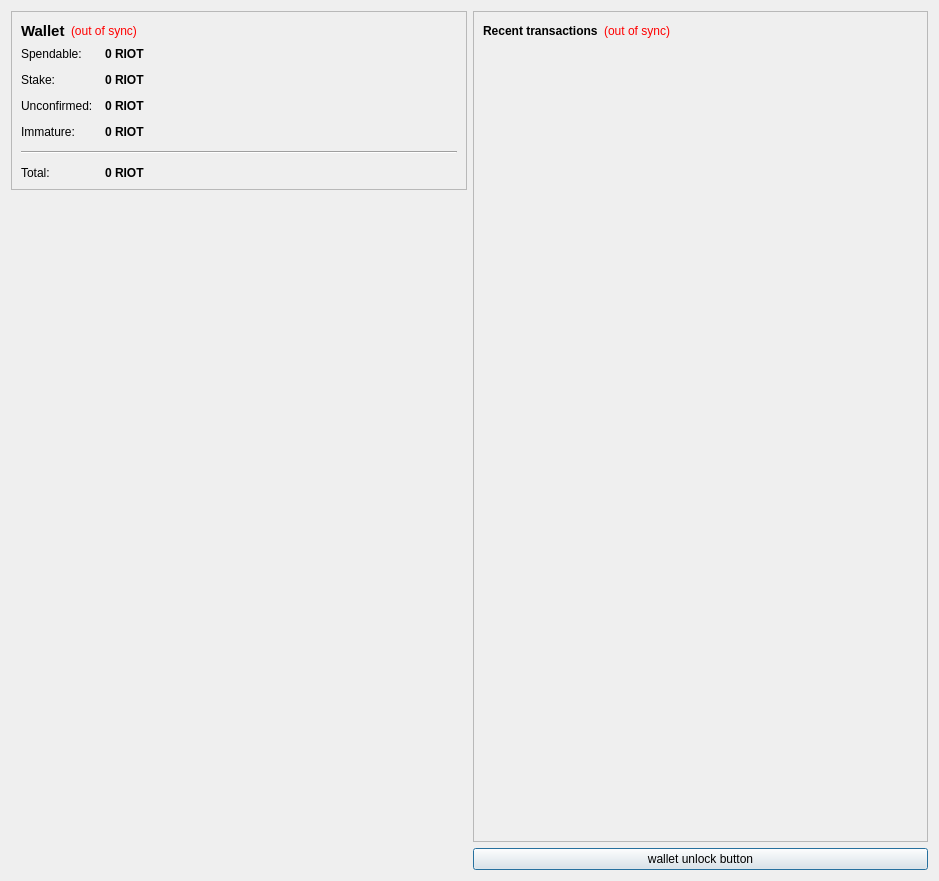
<?xml version="1.0" encoding="UTF-8"?>
<ui version="4.0">
 <class>OverviewPage</class>
 <widget class="QWidget" name="OverviewPage">
  <property name="geometry">
   <rect>
    <x>0</x>
    <y>0</y>
    <width>939</width>
    <height>881</height>
   </rect>
  </property>
  <property name="windowTitle">
   <string>Form</string>
  </property>
  <layout class="QHBoxLayout" name="horizontalLayout" stretch="0,0">
   <item>
    <layout class="QVBoxLayout" name="verticalLayout_2">
     <item>
      <widget class="QFrame" name="frame">
       <property name="frameShape">
        <enum>QFrame::StyledPanel</enum>
       </property>
       <property name="frameShadow">
        <enum>QFrame::Raised</enum>
       </property>
       <layout class="QVBoxLayout" name="verticalLayout_4">
        <item>
         <layout class="QHBoxLayout" name="horizontalLayout_4">
          <item>
           <widget class="QLabel" name="label_5">
            <property name="font">
             <font>
              <pointsize>11</pointsize>
              <weight>75</weight>
              <bold>true</bold>
             </font>
            </property>
            <property name="text">
             <string>Wallet</string>
            </property>
           </widget>
          </item>
          <item>
           <widget class="QLabel" name="labelWalletStatus">
            <property name="toolTip">
             <string>The displayed information may be out of date. Your wallet automatically synchronizes with the riotcoin network after a connection is established, but this process has not completed yet.</string>
            </property>
            <property name="styleSheet">
             <string notr="true">QLabel { color: red; }</string>
            </property>
            <property name="text">
             <string notr="true">(out of sync)</string>
            </property>
            <property name="alignment">
             <set>Qt::AlignLeading|Qt::AlignLeft|Qt::AlignVCenter</set>
            </property>
           </widget>
          </item>
          <item>
           <spacer name="horizontalSpacer_2">
            <property name="orientation">
             <enum>Qt::Horizontal</enum>
            </property>
            <property name="sizeHint" stdset="0">
             <size>
              <width>40</width>
              <height>20</height>
             </size>
            </property>
           </spacer>
          </item>
         </layout>
        </item>
        <item>
         <layout class="QFormLayout" name="formLayout_2">
          <property name="fieldGrowthPolicy">
           <enum>QFormLayout::AllNonFixedFieldsGrow</enum>
          </property>
          <property name="horizontalSpacing">
           <number>12</number>
          </property>
          <property name="verticalSpacing">
           <number>12</number>
          </property>
          <item row="0" column="0">
           <widget class="QLabel" name="label">
            <property name="text">
             <string>Spendable:</string>
            </property>
           </widget>
          </item>
          <item row="0" column="1">
           <widget class="QLabel" name="labelBalance">
            <property name="font">
             <font>
              <weight>75</weight>
              <bold>true</bold>
             </font>
            </property>
            <property name="cursor">
             <cursorShape>IBeamCursor</cursorShape>
            </property>
            <property name="toolTip">
             <string>Your current spendable balance</string>
            </property>
            <property name="text">
             <string notr="true">0 RIOT</string>
            </property>
            <property name="textInteractionFlags">
             <set>Qt::LinksAccessibleByMouse|Qt::TextSelectableByKeyboard|Qt::TextSelectableByMouse</set>
            </property>
           </widget>
          </item>
          <item row="1" column="0">
           <widget class="QLabel" name="label_6">
            <property name="text">
             <string>Stake:</string>
            </property>
           </widget>
          </item>
          <item row="1" column="1">
           <widget class="QLabel" name="labelStake">
            <property name="font">
             <font>
              <weight>75</weight>
              <bold>true</bold>
             </font>
            </property>
            <property name="cursor">
             <cursorShape>IBeamCursor</cursorShape>
            </property>
            <property name="toolTip">
             <string>Total of coins that was staked, and do not yet count toward the current balance</string>
            </property>
            <property name="text">
             <string notr="true">0 RIOT</string>
            </property>
            <property name="textInteractionFlags">
             <set>Qt::LinksAccessibleByMouse|Qt::TextSelectableByKeyboard|Qt::TextSelectableByMouse</set>
            </property>
           </widget>
          </item>
          <item row="2" column="0">
           <widget class="QLabel" name="label_3">
            <property name="text">
             <string>Unconfirmed:</string>
            </property>
           </widget>
          </item>
          <item row="2" column="1">
           <widget class="QLabel" name="labelUnconfirmed">
            <property name="font">
             <font>
              <weight>75</weight>
              <bold>true</bold>
             </font>
            </property>
            <property name="cursor">
             <cursorShape>IBeamCursor</cursorShape>
            </property>
            <property name="toolTip">
             <string>Total of transactions that have yet to be confirmed, and do not yet count toward the current balance</string>
            </property>
            <property name="text">
             <string notr="true">0 RIOT</string>
            </property>
            <property name="textInteractionFlags">
             <set>Qt::LinksAccessibleByMouse|Qt::TextSelectableByKeyboard|Qt::TextSelectableByMouse</set>
            </property>
           </widget>
          </item>
          <item row="3" column="0">
           <widget class="QLabel" name="labelImmatureText">
            <property name="text">
             <string>Immature:</string>
            </property>
           </widget>
          </item>
          <item row="3" column="1">
           <widget class="QLabel" name="labelImmature">
            <property name="font">
             <font>
              <weight>75</weight>
              <bold>true</bold>
             </font>
            </property>
            <property name="toolTip">
             <string>Mined balance that has not yet matured</string>
            </property>
            <property name="text">
             <string notr="true">0 RIOT</string>
            </property>
            <property name="textInteractionFlags">
             <set>Qt::LinksAccessibleByMouse|Qt::TextSelectableByKeyboard|Qt::TextSelectableByMouse</set>
            </property>
           </widget>
          </item>
          <item row="4" column="0" colspan="2">
           <widget class="Line" name="line">
            <property name="orientation">
             <enum>Qt::Horizontal</enum>
            </property>
           </widget>
          </item>
          <item row="5" column="0">
           <widget class="QLabel" name="labelTotalText">
            <property name="text">
             <string>Total:</string>
            </property>
           </widget>
          </item>
          <item row="5" column="1">
           <widget class="QLabel" name="labelTotal">
            <property name="font">
             <font>
              <weight>75</weight>
              <bold>true</bold>
             </font>
            </property>
            <property name="cursor">
             <cursorShape>IBeamCursor</cursorShape>
            </property>
            <property name="toolTip">
             <string>Your current total balance</string>
            </property>
            <property name="text">
             <string notr="true">0 RIOT</string>
            </property>
            <property name="textInteractionFlags">
             <set>Qt::LinksAccessibleByMouse|Qt::TextSelectableByKeyboard|Qt::TextSelectableByMouse</set>
            </property>
           </widget>
          </item>
         </layout>
        </item>
       </layout>
      </widget>
     </item>
     <item>
      <spacer name="verticalSpacer_4">
       <property name="orientation">
        <enum>Qt::Vertical</enum>
       </property>
       <property name="sizeHint" stdset="0">
        <size>
         <width>20</width>
         <height>40</height>
        </size>
       </property>
      </spacer>
     </item>
     <item>
      <widget class="QLabel" name="label_2">
       <property name="text">
        <string/>
       </property>
       <property name="pixmap">
        <pixmap resource="../bitcoin.qrc">:/images/Wallet_Logo</pixmap>
       </property>
       <property name="alignment">
        <set>Qt::AlignCenter</set>
       </property>
      </widget>
     </item>
     <item>
      <spacer name="verticalSpacer">
       <property name="orientation">
        <enum>Qt::Vertical</enum>
       </property>
       <property name="sizeHint" stdset="0">
        <size>
         <width>20</width>
         <height>40</height>
        </size>
       </property>
      </spacer>
     </item>
    </layout>
   </item>
   <item>
    <layout class="QVBoxLayout" name="verticalLayout_3">
     <item>
      <widget class="QFrame" name="frame_2">
       <property name="frameShape">
        <enum>QFrame::StyledPanel</enum>
       </property>
       <property name="frameShadow">
        <enum>QFrame::Raised</enum>
       </property>
       <layout class="QVBoxLayout" name="verticalLayout">
        <item>
         <layout class="QHBoxLayout" name="horizontalLayout_2">
          <item>
           <widget class="QLabel" name="label_4">
            <property name="text">
             <string>&lt;b&gt;Recent transactions&lt;/b&gt;</string>
            </property>
           </widget>
          </item>
          <item>
           <widget class="QLabel" name="labelTransactionsStatus">
            <property name="toolTip">
             <string>The displayed information may be out of date. Your wallet automatically synchronizes with the riotcoin network after a connection is established, but this process has not completed yet.</string>
            </property>
            <property name="styleSheet">
             <string notr="true">QLabel { color: red; }</string>
            </property>
            <property name="text">
             <string notr="true">(out of sync)</string>
            </property>
            <property name="alignment">
             <set>Qt::AlignRight|Qt::AlignTrailing|Qt::AlignVCenter</set>
            </property>
           </widget>
          </item>
          <item>
           <spacer name="horizontalSpacer">
            <property name="orientation">
             <enum>Qt::Horizontal</enum>
            </property>
            <property name="sizeHint" stdset="0">
             <size>
              <width>40</width>
              <height>20</height>
             </size>
            </property>
           </spacer>
          </item>
         </layout>
        </item>
        <item>
         <widget class="QListView" name="listTransactions">
          <property name="styleSheet">
           <string notr="true">QListView { background: transparent; }</string>
          </property>
          <property name="frameShape">
           <enum>QFrame::NoFrame</enum>
          </property>
          <property name="verticalScrollBarPolicy">
           <enum>Qt::ScrollBarAlwaysOff</enum>
          </property>
          <property name="horizontalScrollBarPolicy">
           <enum>Qt::ScrollBarAlwaysOff</enum>
          </property>
          <property name="selectionMode">
           <enum>QAbstractItemView::NoSelection</enum>
          </property>
         </widget>
        </item>
       </layout>
      </widget>
     </item>
     <item>
      <widget class="QPushButton" name="unlockWalletButton">
       <property name="sizePolicy">
        <sizepolicy hsizetype="Minimum" vsizetype="Fixed">
         <horstretch>0</horstretch>
         <verstretch>0</verstretch>
        </sizepolicy>
       </property>
       <property name="maximumSize">
        <size>
         <width>16777214</width>
         <height>16777214</height>
        </size>
       </property>
       <property name="toolTip">
        <string/>
       </property>
       <property name="text">
        <string>wallet unlock button</string>
       </property>
       <property name="checkable">
        <bool>false</bool>
       </property>
       <property name="autoDefault">
        <bool>false</bool>
       </property>
       <property name="default">
        <bool>true</bool>
       </property>
       <property name="flat">
        <bool>false</bool>
       </property>
      </widget>
     </item>
    </layout>
   </item>
  </layout>
 </widget>
 <resources>
  <include location="../bitcoin.qrc"/>
 </resources>
 <connections/>
</ui>
